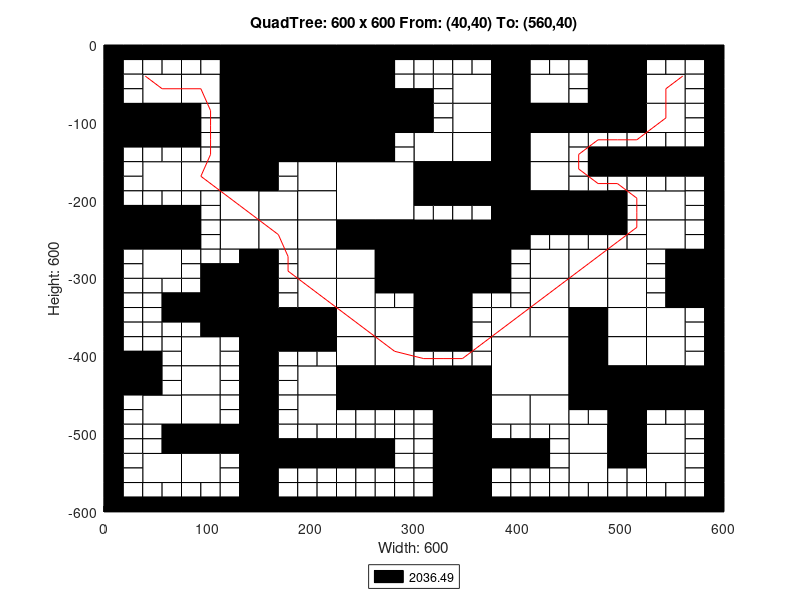

Write MATLAB code to recreate this figure.
axis([0 600 -600 0]);
title('QuadTree: 600 x 600 From: (40,40) To: (560,40)');
xlabel('Width: 600');
ylabel('Height: 600');
rectangle('Position',[150 -75 75 75], 'FaceColor',[0 0 0]);
rectangle('Position',[150 -150 75 75], 'FaceColor',[0 0 0]);
rectangle('Position',[225 -225 75 75], 'FaceColor',[1 1 1]);
rectangle('Position',[300 -300 75 75], 'FaceColor',[0 0 0]);
rectangle('Position',[375 -450 75 75], 'FaceColor',[1 1 1]);
rectangle('Position',[37.5 -75 37.5 37.5], 'FaceColor',[1 1 1]);
rectangle('Position',[112.5 -37.5 37.5 37.5], 'FaceColor',[0 0 0]);
rectangle('Position',[75 -75 37.5 37.5], 'FaceColor',[1 1 1]);
rectangle('Position',[112.5 -75 37.5 37.5], 'FaceColor',[0 0 0]);
rectangle('Position',[0 -112.5 37.5 37.5], 'FaceColor',[0 0 0]);
rectangle('Position',[37.5 -112.5 37.5 37.5], 'FaceColor',[0 0 0]);
rectangle('Position',[112.5 -112.5 37.5 37.5], 'FaceColor',[0 0 0]);
rectangle('Position',[112.5 -150 37.5 37.5], 'FaceColor',[0 0 0]);
rectangle('Position',[225 -37.5 37.5 37.5], 'FaceColor',[0 0 0]);
rectangle('Position',[225 -75 37.5 37.5], 'FaceColor',[0 0 0]);
rectangle('Position',[225 -112.5 37.5 37.5], 'FaceColor',[0 0 0]);
rectangle('Position',[262.5 -112.5 37.5 37.5], 'FaceColor',[0 0 0]);
rectangle('Position',[225 -150 37.5 37.5], 'FaceColor',[0 0 0]);
rectangle('Position',[37.5 -187.5 37.5 37.5], 'FaceColor',[1 1 1]);
rectangle('Position',[75 -187.5 37.5 37.5], 'FaceColor',[1 1 1]);
rectangle('Position',[112.5 -187.5 37.5 37.5], 'FaceColor',[0 0 0]);
rectangle('Position',[112.5 -225 37.5 37.5], 'FaceColor',[1 1 1]);
rectangle('Position',[0 -262.5 37.5 37.5], 'FaceColor',[0 0 0]);
rectangle('Position',[37.5 -262.5 37.5 37.5], 'FaceColor',[0 0 0]);
rectangle('Position',[37.5 -300 37.5 37.5], 'FaceColor',[1 1 1]);
rectangle('Position',[112.5 -262.5 37.5 37.5], 'FaceColor',[1 1 1]);
rectangle('Position',[187.5 -187.5 37.5 37.5], 'FaceColor',[1 1 1]);
rectangle('Position',[150 -225 37.5 37.5], 'FaceColor',[1 1 1]);
rectangle('Position',[187.5 -225 37.5 37.5], 'FaceColor',[1 1 1]);
rectangle('Position',[150 -262.5 37.5 37.5], 'FaceColor',[1 1 1]);
rectangle('Position',[187.5 -262.5 37.5 37.5], 'FaceColor',[1 1 1]);
rectangle('Position',[187.5 -300 37.5 37.5], 'FaceColor',[1 1 1]);
rectangle('Position',[225 -262.5 37.5 37.5], 'FaceColor',[0 0 0]);
rectangle('Position',[262.5 -262.5 37.5 37.5], 'FaceColor',[0 0 0]);
rectangle('Position',[225 -300 37.5 37.5], 'FaceColor',[1 1 1]);
rectangle('Position',[262.5 -300 37.5 37.5], 'FaceColor',[0 0 0]);
rectangle('Position',[337.5 -75 37.5 37.5], 'FaceColor',[1 1 1]);
rectangle('Position',[375 -37.5 37.5 37.5], 'FaceColor',[0 0 0]);
rectangle('Position',[375 -75 37.5 37.5], 'FaceColor',[0 0 0]);
rectangle('Position',[412.5 -75 37.5 37.5], 'FaceColor',[1 1 1]);
rectangle('Position',[337.5 -112.5 37.5 37.5], 'FaceColor',[1 1 1]);
rectangle('Position',[300 -150 37.5 37.5], 'FaceColor',[1 1 1]);
rectangle('Position',[337.5 -150 37.5 37.5], 'FaceColor',[1 1 1]);
rectangle('Position',[375 -112.5 37.5 37.5], 'FaceColor',[0 0 0]);
rectangle('Position',[412.5 -112.5 37.5 37.5], 'FaceColor',[0 0 0]);
rectangle('Position',[375 -150 37.5 37.5], 'FaceColor',[0 0 0]);
rectangle('Position',[412.5 -150 37.5 37.5], 'FaceColor',[1 1 1]);
rectangle('Position',[487.5 -37.5 37.5 37.5], 'FaceColor',[0 0 0]);
rectangle('Position',[487.5 -75 37.5 37.5], 'FaceColor',[0 0 0]);
rectangle('Position',[525 -75 37.5 37.5], 'FaceColor',[1 1 1]);
rectangle('Position',[450 -112.5 37.5 37.5], 'FaceColor',[0 0 0]);
rectangle('Position',[487.5 -112.5 37.5 37.5], 'FaceColor',[0 0 0]);
rectangle('Position',[525 -112.5 37.5 37.5], 'FaceColor',[1 1 1]);
rectangle('Position',[300 -187.5 37.5 37.5], 'FaceColor',[0 0 0]);
rectangle('Position',[337.5 -187.5 37.5 37.5], 'FaceColor',[0 0 0]);
rectangle('Position',[375 -187.5 37.5 37.5], 'FaceColor',[0 0 0]);
rectangle('Position',[412.5 -187.5 37.5 37.5], 'FaceColor',[1 1 1]);
rectangle('Position',[375 -225 37.5 37.5], 'FaceColor',[0 0 0]);
rectangle('Position',[412.5 -225 37.5 37.5], 'FaceColor',[0 0 0]);
rectangle('Position',[375 -262.5 37.5 37.5], 'FaceColor',[0 0 0]);
rectangle('Position',[412.5 -300 37.5 37.5], 'FaceColor',[1 1 1]);
rectangle('Position',[450 -225 37.5 37.5], 'FaceColor',[0 0 0]);
rectangle('Position',[525 -225 37.5 37.5], 'FaceColor',[1 1 1]);
rectangle('Position',[450 -300 37.5 37.5], 'FaceColor',[1 1 1]);
rectangle('Position',[487.5 -300 37.5 37.5], 'FaceColor',[1 1 1]);
rectangle('Position',[525 -262.5 37.5 37.5], 'FaceColor',[1 1 1]);
rectangle('Position',[562.5 -300 37.5 37.5], 'FaceColor',[0 0 0]);
rectangle('Position',[112.5 -337.5 37.5 37.5], 'FaceColor',[0 0 0]);
rectangle('Position',[112.5 -375 37.5 37.5], 'FaceColor',[0 0 0]);
rectangle('Position',[0 -450 37.5 37.5], 'FaceColor',[0 0 0]);
rectangle('Position',[75 -412.5 37.5 37.5], 'FaceColor',[1 1 1]);
rectangle('Position',[75 -450 37.5 37.5], 'FaceColor',[1 1 1]);
rectangle('Position',[187.5 -337.5 37.5 37.5], 'FaceColor',[1 1 1]);
rectangle('Position',[150 -375 37.5 37.5], 'FaceColor',[0 0 0]);
rectangle('Position',[187.5 -375 37.5 37.5], 'FaceColor',[0 0 0]);
rectangle('Position',[225 -337.5 37.5 37.5], 'FaceColor',[1 1 1]);
rectangle('Position',[225 -375 37.5 37.5], 'FaceColor',[1 1 1]);
rectangle('Position',[262.5 -375 37.5 37.5], 'FaceColor',[1 1 1]);
rectangle('Position',[187.5 -450 37.5 37.5], 'FaceColor',[1 1 1]);
rectangle('Position',[225 -412.5 37.5 37.5], 'FaceColor',[1 1 1]);
rectangle('Position',[262.5 -412.5 37.5 37.5], 'FaceColor',[1 1 1]);
rectangle('Position',[225 -450 37.5 37.5], 'FaceColor',[0 0 0]);
rectangle('Position',[262.5 -450 37.5 37.5], 'FaceColor',[0 0 0]);
rectangle('Position',[37.5 -487.5 37.5 37.5], 'FaceColor',[1 1 1]);
rectangle('Position',[75 -487.5 37.5 37.5], 'FaceColor',[1 1 1]);
rectangle('Position',[75 -525 37.5 37.5], 'FaceColor',[0 0 0]);
rectangle('Position',[112.5 -525 37.5 37.5], 'FaceColor',[0 0 0]);
rectangle('Position',[37.5 -562.5 37.5 37.5], 'FaceColor',[1 1 1]);
rectangle('Position',[75 -562.5 37.5 37.5], 'FaceColor',[1 1 1]);
rectangle('Position',[187.5 -487.5 37.5 37.5], 'FaceColor',[1 1 1]);
rectangle('Position',[300 -337.5 37.5 37.5], 'FaceColor',[0 0 0]);
rectangle('Position',[300 -375 37.5 37.5], 'FaceColor',[0 0 0]);
rectangle('Position',[412.5 -337.5 37.5 37.5], 'FaceColor',[1 1 1]);
rectangle('Position',[375 -375 37.5 37.5], 'FaceColor',[1 1 1]);
rectangle('Position',[412.5 -375 37.5 37.5], 'FaceColor',[1 1 1]);
rectangle('Position',[300 -450 37.5 37.5], 'FaceColor',[0 0 0]);
rectangle('Position',[337.5 -450 37.5 37.5], 'FaceColor',[0 0 0]);
rectangle('Position',[450 -337.5 37.5 37.5], 'FaceColor',[1 1 1]);
rectangle('Position',[487.5 -337.5 37.5 37.5], 'FaceColor',[1 1 1]);
rectangle('Position',[450 -375 37.5 37.5], 'FaceColor',[0 0 0]);
rectangle('Position',[487.5 -375 37.5 37.5], 'FaceColor',[1 1 1]);
rectangle('Position',[562.5 -337.5 37.5 37.5], 'FaceColor',[0 0 0]);
rectangle('Position',[525 -375 37.5 37.5], 'FaceColor',[1 1 1]);
rectangle('Position',[450 -412.5 37.5 37.5], 'FaceColor',[0 0 0]);
rectangle('Position',[487.5 -412.5 37.5 37.5], 'FaceColor',[1 1 1]);
rectangle('Position',[450 -450 37.5 37.5], 'FaceColor',[0 0 0]);
rectangle('Position',[487.5 -450 37.5 37.5], 'FaceColor',[0 0 0]);
rectangle('Position',[525 -412.5 37.5 37.5], 'FaceColor',[1 1 1]);
rectangle('Position',[525 -450 37.5 37.5], 'FaceColor',[0 0 0]);
rectangle('Position',[562.5 -450 37.5 37.5], 'FaceColor',[0 0 0]);
rectangle('Position',[337.5 -487.5 37.5 37.5], 'FaceColor',[0 0 0]);
rectangle('Position',[337.5 -525 37.5 37.5], 'FaceColor',[0 0 0]);
rectangle('Position',[375 -487.5 37.5 37.5], 'FaceColor',[1 1 1]);
rectangle('Position',[412.5 -487.5 37.5 37.5], 'FaceColor',[1 1 1]);
rectangle('Position',[337.5 -562.5 37.5 37.5], 'FaceColor',[0 0 0]);
rectangle('Position',[337.5 -600 37.5 37.5], 'FaceColor',[0 0 0]);
rectangle('Position',[487.5 -487.5 37.5 37.5], 'FaceColor',[0 0 0]);
rectangle('Position',[450 -525 37.5 37.5], 'FaceColor',[1 1 1]);
rectangle('Position',[487.5 -525 37.5 37.5], 'FaceColor',[0 0 0]);
rectangle('Position',[525 -525 37.5 37.5], 'FaceColor',[1 1 1]);
rectangle('Position',[450 -562.5 37.5 37.5], 'FaceColor',[1 1 1]);
rectangle('Position',[525 -562.5 37.5 37.5], 'FaceColor',[1 1 1]);
rectangle('Position',[0 -18.75 18.75 18.75], 'FaceColor',[0 0 0]);
rectangle('Position',[18.75 -18.75 18.75 18.75], 'FaceColor',[0 0 0]);
rectangle('Position',[0 -37.5 18.75 18.75], 'FaceColor',[0 0 0]);
rectangle('Position',[18.75 -37.5 18.75 18.75], 'FaceColor',[1 1 1]);
rectangle('Position',[37.5 -18.75 18.75 18.75], 'FaceColor',[0 0 0]);
rectangle('Position',[56.25 -18.75 18.75 18.75], 'FaceColor',[0 0 0]);
rectangle('Position',[37.5 -37.5 18.75 18.75], 'FaceColor',[1 1 1]);
rectangle('Position',[56.25 -37.5 18.75 18.75], 'FaceColor',[1 1 1]);
rectangle('Position',[0 -56.25 18.75 18.75], 'FaceColor',[0 0 0]);
rectangle('Position',[18.75 -56.25 18.75 18.75], 'FaceColor',[1 1 1]);
rectangle('Position',[0 -75 18.75 18.75], 'FaceColor',[0 0 0]);
rectangle('Position',[18.75 -75 18.75 18.75], 'FaceColor',[1 1 1]);
rectangle('Position',[75 -18.75 18.75 18.75], 'FaceColor',[0 0 0]);
rectangle('Position',[93.75 -18.75 18.75 18.75], 'FaceColor',[0 0 0]);
rectangle('Position',[75 -37.5 18.75 18.75], 'FaceColor',[1 1 1]);
rectangle('Position',[93.75 -37.5 18.75 18.75], 'FaceColor',[1 1 1]);
rectangle('Position',[0 -131.25 18.75 18.75], 'FaceColor',[0 0 0]);
rectangle('Position',[18.75 -131.25 18.75 18.75], 'FaceColor',[0 0 0]);
rectangle('Position',[0 -150 18.75 18.75], 'FaceColor',[0 0 0]);
rectangle('Position',[18.75 -150 18.75 18.75], 'FaceColor',[1 1 1]);
rectangle('Position',[37.5 -131.25 18.75 18.75], 'FaceColor',[0 0 0]);
rectangle('Position',[56.25 -131.25 18.75 18.75], 'FaceColor',[0 0 0]);
rectangle('Position',[37.5 -150 18.75 18.75], 'FaceColor',[1 1 1]);
rectangle('Position',[56.25 -150 18.75 18.75], 'FaceColor',[1 1 1]);
rectangle('Position',[75 -93.75 18.75 18.75], 'FaceColor',[0 0 0]);
rectangle('Position',[93.75 -93.75 18.75 18.75], 'FaceColor',[1 1 1]);
rectangle('Position',[75 -112.5 18.75 18.75], 'FaceColor',[0 0 0]);
rectangle('Position',[93.75 -112.5 18.75 18.75], 'FaceColor',[1 1 1]);
rectangle('Position',[75 -131.25 18.75 18.75], 'FaceColor',[0 0 0]);
rectangle('Position',[93.75 -131.25 18.75 18.75], 'FaceColor',[1 1 1]);
rectangle('Position',[75 -150 18.75 18.75], 'FaceColor',[1 1 1]);
rectangle('Position',[93.75 -150 18.75 18.75], 'FaceColor',[1 1 1]);
rectangle('Position',[262.5 -18.75 18.75 18.75], 'FaceColor',[0 0 0]);
rectangle('Position',[281.25 -18.75 18.75 18.75], 'FaceColor',[0 0 0]);
rectangle('Position',[262.5 -37.5 18.75 18.75], 'FaceColor',[0 0 0]);
rectangle('Position',[281.25 -37.5 18.75 18.75], 'FaceColor',[1 1 1]);
rectangle('Position',[262.5 -56.25 18.75 18.75], 'FaceColor',[0 0 0]);
rectangle('Position',[281.25 -56.25 18.75 18.75], 'FaceColor',[1 1 1]);
rectangle('Position',[262.5 -75 18.75 18.75], 'FaceColor',[0 0 0]);
rectangle('Position',[281.25 -75 18.75 18.75], 'FaceColor',[0 0 0]);
rectangle('Position',[262.5 -131.25 18.75 18.75], 'FaceColor',[0 0 0]);
rectangle('Position',[281.25 -131.25 18.75 18.75], 'FaceColor',[1 1 1]);
rectangle('Position',[262.5 -150 18.75 18.75], 'FaceColor',[0 0 0]);
rectangle('Position',[281.25 -150 18.75 18.75], 'FaceColor',[1 1 1]);
rectangle('Position',[0 -168.75 18.75 18.75], 'FaceColor',[0 0 0]);
rectangle('Position',[18.75 -168.75 18.75 18.75], 'FaceColor',[1 1 1]);
rectangle('Position',[0 -187.5 18.75 18.75], 'FaceColor',[0 0 0]);
rectangle('Position',[18.75 -187.5 18.75 18.75], 'FaceColor',[1 1 1]);
rectangle('Position',[0 -206.25 18.75 18.75], 'FaceColor',[0 0 0]);
rectangle('Position',[18.75 -206.25 18.75 18.75], 'FaceColor',[1 1 1]);
rectangle('Position',[0 -225 18.75 18.75], 'FaceColor',[0 0 0]);
rectangle('Position',[18.75 -225 18.75 18.75], 'FaceColor',[0 0 0]);
rectangle('Position',[37.5 -206.25 18.75 18.75], 'FaceColor',[1 1 1]);
rectangle('Position',[56.25 -206.25 18.75 18.75], 'FaceColor',[1 1 1]);
rectangle('Position',[37.5 -225 18.75 18.75], 'FaceColor',[0 0 0]);
rectangle('Position',[56.25 -225 18.75 18.75], 'FaceColor',[0 0 0]);
rectangle('Position',[75 -206.25 18.75 18.75], 'FaceColor',[1 1 1]);
rectangle('Position',[93.75 -206.25 18.75 18.75], 'FaceColor',[1 1 1]);
rectangle('Position',[75 -225 18.75 18.75], 'FaceColor',[0 0 0]);
rectangle('Position',[93.75 -225 18.75 18.75], 'FaceColor',[1 1 1]);
rectangle('Position',[0 -281.25 18.75 18.75], 'FaceColor',[0 0 0]);
rectangle('Position',[18.75 -281.25 18.75 18.75], 'FaceColor',[1 1 1]);
rectangle('Position',[0 -300 18.75 18.75], 'FaceColor',[0 0 0]);
rectangle('Position',[18.75 -300 18.75 18.75], 'FaceColor',[1 1 1]);
rectangle('Position',[75 -243.75 18.75 18.75], 'FaceColor',[0 0 0]);
rectangle('Position',[93.75 -243.75 18.75 18.75], 'FaceColor',[1 1 1]);
rectangle('Position',[75 -262.5 18.75 18.75], 'FaceColor',[0 0 0]);
rectangle('Position',[93.75 -262.5 18.75 18.75], 'FaceColor',[1 1 1]);
rectangle('Position',[75 -281.25 18.75 18.75], 'FaceColor',[1 1 1]);
rectangle('Position',[93.75 -281.25 18.75 18.75], 'FaceColor',[1 1 1]);
rectangle('Position',[75 -300 18.75 18.75], 'FaceColor',[1 1 1]);
rectangle('Position',[93.75 -300 18.75 18.75], 'FaceColor',[0 0 0]);
rectangle('Position',[112.5 -281.25 18.75 18.75], 'FaceColor',[1 1 1]);
rectangle('Position',[131.25 -281.25 18.75 18.75], 'FaceColor',[0 0 0]);
rectangle('Position',[112.5 -300 18.75 18.75], 'FaceColor',[0 0 0]);
rectangle('Position',[131.25 -300 18.75 18.75], 'FaceColor',[0 0 0]);
rectangle('Position',[150 -168.75 18.75 18.75], 'FaceColor',[0 0 0]);
rectangle('Position',[168.75 -168.75 18.75 18.75], 'FaceColor',[1 1 1]);
rectangle('Position',[150 -187.5 18.75 18.75], 'FaceColor',[0 0 0]);
rectangle('Position',[168.75 -187.5 18.75 18.75], 'FaceColor',[1 1 1]);
rectangle('Position',[150 -281.25 18.75 18.75], 'FaceColor',[0 0 0]);
rectangle('Position',[168.75 -281.25 18.75 18.75], 'FaceColor',[1 1 1]);
rectangle('Position',[150 -300 18.75 18.75], 'FaceColor',[0 0 0]);
rectangle('Position',[168.75 -300 18.75 18.75], 'FaceColor',[1 1 1]);
rectangle('Position',[300 -18.75 18.75 18.75], 'FaceColor',[0 0 0]);
rectangle('Position',[318.75 -18.75 18.75 18.75], 'FaceColor',[0 0 0]);
rectangle('Position',[300 -37.5 18.75 18.75], 'FaceColor',[1 1 1]);
rectangle('Position',[318.75 -37.5 18.75 18.75], 'FaceColor',[1 1 1]);
rectangle('Position',[337.5 -18.75 18.75 18.75], 'FaceColor',[0 0 0]);
rectangle('Position',[356.25 -18.75 18.75 18.75], 'FaceColor',[0 0 0]);
rectangle('Position',[337.5 -37.5 18.75 18.75], 'FaceColor',[1 1 1]);
rectangle('Position',[356.25 -37.5 18.75 18.75], 'FaceColor',[1 1 1]);
rectangle('Position',[300 -56.25 18.75 18.75], 'FaceColor',[1 1 1]);
rectangle('Position',[318.75 -56.25 18.75 18.75], 'FaceColor',[1 1 1]);
rectangle('Position',[300 -75 18.75 18.75], 'FaceColor',[0 0 0]);
rectangle('Position',[318.75 -75 18.75 18.75], 'FaceColor',[1 1 1]);
rectangle('Position',[412.5 -18.75 18.75 18.75], 'FaceColor',[0 0 0]);
rectangle('Position',[431.25 -18.75 18.75 18.75], 'FaceColor',[0 0 0]);
rectangle('Position',[412.5 -37.5 18.75 18.75], 'FaceColor',[1 1 1]);
rectangle('Position',[431.25 -37.5 18.75 18.75], 'FaceColor',[1 1 1]);
rectangle('Position',[300 -93.75 18.75 18.75], 'FaceColor',[0 0 0]);
rectangle('Position',[318.75 -93.75 18.75 18.75], 'FaceColor',[1 1 1]);
rectangle('Position',[300 -112.5 18.75 18.75], 'FaceColor',[0 0 0]);
rectangle('Position',[318.75 -112.5 18.75 18.75], 'FaceColor',[1 1 1]);
rectangle('Position',[450 -18.75 18.75 18.75], 'FaceColor',[0 0 0]);
rectangle('Position',[468.75 -18.75 18.75 18.75], 'FaceColor',[0 0 0]);
rectangle('Position',[450 -37.5 18.75 18.75], 'FaceColor',[1 1 1]);
rectangle('Position',[468.75 -37.5 18.75 18.75], 'FaceColor',[0 0 0]);
rectangle('Position',[450 -56.25 18.75 18.75], 'FaceColor',[1 1 1]);
rectangle('Position',[468.75 -56.25 18.75 18.75], 'FaceColor',[0 0 0]);
rectangle('Position',[450 -75 18.75 18.75], 'FaceColor',[1 1 1]);
rectangle('Position',[468.75 -75 18.75 18.75], 'FaceColor',[0 0 0]);
rectangle('Position',[525 -18.75 18.75 18.75], 'FaceColor',[0 0 0]);
rectangle('Position',[543.75 -18.75 18.75 18.75], 'FaceColor',[0 0 0]);
rectangle('Position',[525 -37.5 18.75 18.75], 'FaceColor',[1 1 1]);
rectangle('Position',[543.75 -37.5 18.75 18.75], 'FaceColor',[1 1 1]);
rectangle('Position',[562.5 -18.75 18.75 18.75], 'FaceColor',[0 0 0]);
rectangle('Position',[581.25 -18.75 18.75 18.75], 'FaceColor',[0 0 0]);
rectangle('Position',[562.5 -37.5 18.75 18.75], 'FaceColor',[1 1 1]);
rectangle('Position',[581.25 -37.5 18.75 18.75], 'FaceColor',[0 0 0]);
rectangle('Position',[562.5 -56.25 18.75 18.75], 'FaceColor',[1 1 1]);
rectangle('Position',[581.25 -56.25 18.75 18.75], 'FaceColor',[0 0 0]);
rectangle('Position',[562.5 -75 18.75 18.75], 'FaceColor',[1 1 1]);
rectangle('Position',[581.25 -75 18.75 18.75], 'FaceColor',[0 0 0]);
rectangle('Position',[450 -131.25 18.75 18.75], 'FaceColor',[1 1 1]);
rectangle('Position',[468.75 -131.25 18.75 18.75], 'FaceColor',[1 1 1]);
rectangle('Position',[450 -150 18.75 18.75], 'FaceColor',[1 1 1]);
rectangle('Position',[468.75 -150 18.75 18.75], 'FaceColor',[0 0 0]);
rectangle('Position',[487.5 -131.25 18.75 18.75], 'FaceColor',[1 1 1]);
rectangle('Position',[506.25 -131.25 18.75 18.75], 'FaceColor',[1 1 1]);
rectangle('Position',[487.5 -150 18.75 18.75], 'FaceColor',[0 0 0]);
rectangle('Position',[506.25 -150 18.75 18.75], 'FaceColor',[0 0 0]);
rectangle('Position',[562.5 -93.75 18.75 18.75], 'FaceColor',[1 1 1]);
rectangle('Position',[581.25 -93.75 18.75 18.75], 'FaceColor',[0 0 0]);
rectangle('Position',[562.5 -112.5 18.75 18.75], 'FaceColor',[1 1 1]);
rectangle('Position',[581.25 -112.5 18.75 18.75], 'FaceColor',[0 0 0]);
rectangle('Position',[525 -131.25 18.75 18.75], 'FaceColor',[1 1 1]);
rectangle('Position',[543.75 -131.25 18.75 18.75], 'FaceColor',[1 1 1]);
rectangle('Position',[525 -150 18.75 18.75], 'FaceColor',[0 0 0]);
rectangle('Position',[543.75 -150 18.75 18.75], 'FaceColor',[0 0 0]);
rectangle('Position',[562.5 -131.25 18.75 18.75], 'FaceColor',[1 1 1]);
rectangle('Position',[581.25 -131.25 18.75 18.75], 'FaceColor',[0 0 0]);
rectangle('Position',[562.5 -150 18.75 18.75], 'FaceColor',[0 0 0]);
rectangle('Position',[581.25 -150 18.75 18.75], 'FaceColor',[0 0 0]);
rectangle('Position',[300 -206.25 18.75 18.75], 'FaceColor',[0 0 0]);
rectangle('Position',[318.75 -206.25 18.75 18.75], 'FaceColor',[0 0 0]);
rectangle('Position',[300 -225 18.75 18.75], 'FaceColor',[1 1 1]);
rectangle('Position',[318.75 -225 18.75 18.75], 'FaceColor',[1 1 1]);
rectangle('Position',[337.5 -206.25 18.75 18.75], 'FaceColor',[0 0 0]);
rectangle('Position',[356.25 -206.25 18.75 18.75], 'FaceColor',[0 0 0]);
rectangle('Position',[337.5 -225 18.75 18.75], 'FaceColor',[1 1 1]);
rectangle('Position',[356.25 -225 18.75 18.75], 'FaceColor',[1 1 1]);
rectangle('Position',[412.5 -243.75 18.75 18.75], 'FaceColor',[0 0 0]);
rectangle('Position',[431.25 -243.75 18.75 18.75], 'FaceColor',[0 0 0]);
rectangle('Position',[412.5 -262.5 18.75 18.75], 'FaceColor',[1 1 1]);
rectangle('Position',[431.25 -262.5 18.75 18.75], 'FaceColor',[1 1 1]);
rectangle('Position',[375 -281.25 18.75 18.75], 'FaceColor',[0 0 0]);
rectangle('Position',[393.75 -281.25 18.75 18.75], 'FaceColor',[1 1 1]);
rectangle('Position',[375 -300 18.75 18.75], 'FaceColor',[0 0 0]);
rectangle('Position',[393.75 -300 18.75 18.75], 'FaceColor',[1 1 1]);
rectangle('Position',[450 -168.75 18.75 18.75], 'FaceColor',[1 1 1]);
rectangle('Position',[468.75 -168.75 18.75 18.75], 'FaceColor',[0 0 0]);
rectangle('Position',[450 -187.5 18.75 18.75], 'FaceColor',[1 1 1]);
rectangle('Position',[468.75 -187.5 18.75 18.75], 'FaceColor',[1 1 1]);
rectangle('Position',[487.5 -168.75 18.75 18.75], 'FaceColor',[0 0 0]);
rectangle('Position',[506.25 -168.75 18.75 18.75], 'FaceColor',[0 0 0]);
rectangle('Position',[487.5 -187.5 18.75 18.75], 'FaceColor',[1 1 1]);
rectangle('Position',[506.25 -187.5 18.75 18.75], 'FaceColor',[1 1 1]);
rectangle('Position',[487.5 -206.25 18.75 18.75], 'FaceColor',[0 0 0]);
rectangle('Position',[506.25 -206.25 18.75 18.75], 'FaceColor',[1 1 1]);
rectangle('Position',[487.5 -225 18.75 18.75], 'FaceColor',[0 0 0]);
rectangle('Position',[506.25 -225 18.75 18.75], 'FaceColor',[1 1 1]);
rectangle('Position',[525 -168.75 18.75 18.75], 'FaceColor',[0 0 0]);
rectangle('Position',[543.75 -168.75 18.75 18.75], 'FaceColor',[0 0 0]);
rectangle('Position',[525 -187.5 18.75 18.75], 'FaceColor',[1 1 1]);
rectangle('Position',[543.75 -187.5 18.75 18.75], 'FaceColor',[1 1 1]);
rectangle('Position',[562.5 -168.75 18.75 18.75], 'FaceColor',[0 0 0]);
rectangle('Position',[581.25 -168.75 18.75 18.75], 'FaceColor',[0 0 0]);
rectangle('Position',[562.5 -187.5 18.75 18.75], 'FaceColor',[1 1 1]);
rectangle('Position',[581.25 -187.5 18.75 18.75], 'FaceColor',[0 0 0]);
rectangle('Position',[562.5 -206.25 18.75 18.75], 'FaceColor',[1 1 1]);
rectangle('Position',[581.25 -206.25 18.75 18.75], 'FaceColor',[0 0 0]);
rectangle('Position',[562.5 -225 18.75 18.75], 'FaceColor',[1 1 1]);
rectangle('Position',[581.25 -225 18.75 18.75], 'FaceColor',[0 0 0]);
rectangle('Position',[450 -243.75 18.75 18.75], 'FaceColor',[0 0 0]);
rectangle('Position',[468.75 -243.75 18.75 18.75], 'FaceColor',[0 0 0]);
rectangle('Position',[450 -262.5 18.75 18.75], 'FaceColor',[1 1 1]);
rectangle('Position',[468.75 -262.5 18.75 18.75], 'FaceColor',[1 1 1]);
rectangle('Position',[487.5 -243.75 18.75 18.75], 'FaceColor',[0 0 0]);
rectangle('Position',[506.25 -243.75 18.75 18.75], 'FaceColor',[1 1 1]);
rectangle('Position',[487.5 -262.5 18.75 18.75], 'FaceColor',[1 1 1]);
rectangle('Position',[506.25 -262.5 18.75 18.75], 'FaceColor',[1 1 1]);
rectangle('Position',[562.5 -243.75 18.75 18.75], 'FaceColor',[1 1 1]);
rectangle('Position',[581.25 -243.75 18.75 18.75], 'FaceColor',[0 0 0]);
rectangle('Position',[562.5 -262.5 18.75 18.75], 'FaceColor',[1 1 1]);
rectangle('Position',[581.25 -262.5 18.75 18.75], 'FaceColor',[0 0 0]);
rectangle('Position',[525 -281.25 18.75 18.75], 'FaceColor',[1 1 1]);
rectangle('Position',[543.75 -281.25 18.75 18.75], 'FaceColor',[0 0 0]);
rectangle('Position',[525 -300 18.75 18.75], 'FaceColor',[1 1 1]);
rectangle('Position',[543.75 -300 18.75 18.75], 'FaceColor',[0 0 0]);
rectangle('Position',[0 -318.75 18.75 18.75], 'FaceColor',[0 0 0]);
rectangle('Position',[18.75 -318.75 18.75 18.75], 'FaceColor',[1 1 1]);
rectangle('Position',[0 -337.5 18.75 18.75], 'FaceColor',[0 0 0]);
rectangle('Position',[18.75 -337.5 18.75 18.75], 'FaceColor',[1 1 1]);
rectangle('Position',[37.5 -318.75 18.75 18.75], 'FaceColor',[1 1 1]);
rectangle('Position',[56.25 -318.75 18.75 18.75], 'FaceColor',[1 1 1]);
rectangle('Position',[37.5 -337.5 18.75 18.75], 'FaceColor',[1 1 1]);
rectangle('Position',[56.25 -337.5 18.75 18.75], 'FaceColor',[0 0 0]);
rectangle('Position',[0 -356.25 18.75 18.75], 'FaceColor',[0 0 0]);
rectangle('Position',[18.75 -356.25 18.75 18.75], 'FaceColor',[1 1 1]);
rectangle('Position',[0 -375 18.75 18.75], 'FaceColor',[0 0 0]);
rectangle('Position',[18.75 -375 18.75 18.75], 'FaceColor',[1 1 1]);
rectangle('Position',[37.5 -356.25 18.75 18.75], 'FaceColor',[1 1 1]);
rectangle('Position',[56.25 -356.25 18.75 18.75], 'FaceColor',[0 0 0]);
rectangle('Position',[37.5 -375 18.75 18.75], 'FaceColor',[1 1 1]);
rectangle('Position',[56.25 -375 18.75 18.75], 'FaceColor',[1 1 1]);
rectangle('Position',[75 -318.75 18.75 18.75], 'FaceColor',[1 1 1]);
rectangle('Position',[93.75 -318.75 18.75 18.75], 'FaceColor',[0 0 0]);
rectangle('Position',[75 -337.5 18.75 18.75], 'FaceColor',[0 0 0]);
rectangle('Position',[93.75 -337.5 18.75 18.75], 'FaceColor',[0 0 0]);
rectangle('Position',[75 -356.25 18.75 18.75], 'FaceColor',[0 0 0]);
rectangle('Position',[93.75 -356.25 18.75 18.75], 'FaceColor',[0 0 0]);
rectangle('Position',[75 -375 18.75 18.75], 'FaceColor',[1 1 1]);
rectangle('Position',[93.75 -375 18.75 18.75], 'FaceColor',[0 0 0]);
rectangle('Position',[0 -393.75 18.75 18.75], 'FaceColor',[0 0 0]);
rectangle('Position',[18.75 -393.75 18.75 18.75], 'FaceColor',[1 1 1]);
rectangle('Position',[0 -412.5 18.75 18.75], 'FaceColor',[0 0 0]);
rectangle('Position',[18.75 -412.5 18.75 18.75], 'FaceColor',[0 0 0]);
rectangle('Position',[37.5 -393.75 18.75 18.75], 'FaceColor',[1 1 1]);
rectangle('Position',[56.25 -393.75 18.75 18.75], 'FaceColor',[1 1 1]);
rectangle('Position',[37.5 -412.5 18.75 18.75], 'FaceColor',[0 0 0]);
rectangle('Position',[56.25 -412.5 18.75 18.75], 'FaceColor',[1 1 1]);
rectangle('Position',[37.5 -431.25 18.75 18.75], 'FaceColor',[0 0 0]);
rectangle('Position',[56.25 -431.25 18.75 18.75], 'FaceColor',[1 1 1]);
rectangle('Position',[37.5 -450 18.75 18.75], 'FaceColor',[0 0 0]);
rectangle('Position',[56.25 -450 18.75 18.75], 'FaceColor',[1 1 1]);
rectangle('Position',[112.5 -393.75 18.75 18.75], 'FaceColor',[1 1 1]);
rectangle('Position',[131.25 -393.75 18.75 18.75], 'FaceColor',[0 0 0]);
rectangle('Position',[112.5 -412.5 18.75 18.75], 'FaceColor',[1 1 1]);
rectangle('Position',[131.25 -412.5 18.75 18.75], 'FaceColor',[0 0 0]);
rectangle('Position',[112.5 -431.25 18.75 18.75], 'FaceColor',[1 1 1]);
rectangle('Position',[131.25 -431.25 18.75 18.75], 'FaceColor',[0 0 0]);
rectangle('Position',[112.5 -450 18.75 18.75], 'FaceColor',[1 1 1]);
rectangle('Position',[131.25 -450 18.75 18.75], 'FaceColor',[0 0 0]);
rectangle('Position',[150 -318.75 18.75 18.75], 'FaceColor',[0 0 0]);
rectangle('Position',[168.75 -318.75 18.75 18.75], 'FaceColor',[1 1 1]);
rectangle('Position',[150 -337.5 18.75 18.75], 'FaceColor',[0 0 0]);
rectangle('Position',[168.75 -337.5 18.75 18.75], 'FaceColor',[1 1 1]);
rectangle('Position',[262.5 -318.75 18.75 18.75], 'FaceColor',[0 0 0]);
rectangle('Position',[281.25 -318.75 18.75 18.75], 'FaceColor',[0 0 0]);
rectangle('Position',[262.5 -337.5 18.75 18.75], 'FaceColor',[1 1 1]);
rectangle('Position',[281.25 -337.5 18.75 18.75], 'FaceColor',[1 1 1]);
rectangle('Position',[150 -393.75 18.75 18.75], 'FaceColor',[0 0 0]);
rectangle('Position',[168.75 -393.75 18.75 18.75], 'FaceColor',[0 0 0]);
rectangle('Position',[150 -412.5 18.75 18.75], 'FaceColor',[0 0 0]);
rectangle('Position',[168.75 -412.5 18.75 18.75], 'FaceColor',[1 1 1]);
rectangle('Position',[187.5 -393.75 18.75 18.75], 'FaceColor',[0 0 0]);
rectangle('Position',[206.25 -393.75 18.75 18.75], 'FaceColor',[0 0 0]);
rectangle('Position',[187.5 -412.5 18.75 18.75], 'FaceColor',[1 1 1]);
rectangle('Position',[206.25 -412.5 18.75 18.75], 'FaceColor',[1 1 1]);
rectangle('Position',[150 -431.25 18.75 18.75], 'FaceColor',[0 0 0]);
rectangle('Position',[168.75 -431.25 18.75 18.75], 'FaceColor',[1 1 1]);
rectangle('Position',[150 -450 18.75 18.75], 'FaceColor',[0 0 0]);
rectangle('Position',[168.75 -450 18.75 18.75], 'FaceColor',[1 1 1]);
rectangle('Position',[0 -468.75 18.75 18.75], 'FaceColor',[0 0 0]);
rectangle('Position',[18.75 -468.75 18.75 18.75], 'FaceColor',[1 1 1]);
rectangle('Position',[0 -487.5 18.75 18.75], 'FaceColor',[0 0 0]);
rectangle('Position',[18.75 -487.5 18.75 18.75], 'FaceColor',[1 1 1]);
rectangle('Position',[0 -506.25 18.75 18.75], 'FaceColor',[0 0 0]);
rectangle('Position',[18.75 -506.25 18.75 18.75], 'FaceColor',[1 1 1]);
rectangle('Position',[0 -525 18.75 18.75], 'FaceColor',[0 0 0]);
rectangle('Position',[18.75 -525 18.75 18.75], 'FaceColor',[1 1 1]);
rectangle('Position',[37.5 -506.25 18.75 18.75], 'FaceColor',[1 1 1]);
rectangle('Position',[56.25 -506.25 18.75 18.75], 'FaceColor',[0 0 0]);
rectangle('Position',[37.5 -525 18.75 18.75], 'FaceColor',[1 1 1]);
rectangle('Position',[56.25 -525 18.75 18.75], 'FaceColor',[0 0 0]);
rectangle('Position',[112.5 -468.75 18.75 18.75], 'FaceColor',[1 1 1]);
rectangle('Position',[131.25 -468.75 18.75 18.75], 'FaceColor',[0 0 0]);
rectangle('Position',[112.5 -487.5 18.75 18.75], 'FaceColor',[1 1 1]);
rectangle('Position',[131.25 -487.5 18.75 18.75], 'FaceColor',[0 0 0]);
rectangle('Position',[0 -543.75 18.75 18.75], 'FaceColor',[0 0 0]);
rectangle('Position',[18.75 -543.75 18.75 18.75], 'FaceColor',[1 1 1]);
rectangle('Position',[0 -562.5 18.75 18.75], 'FaceColor',[0 0 0]);
rectangle('Position',[18.75 -562.5 18.75 18.75], 'FaceColor',[1 1 1]);
rectangle('Position',[0 -581.25 18.75 18.75], 'FaceColor',[0 0 0]);
rectangle('Position',[18.75 -581.25 18.75 18.75], 'FaceColor',[1 1 1]);
rectangle('Position',[0 -600 18.75 18.75], 'FaceColor',[0 0 0]);
rectangle('Position',[18.75 -600 18.75 18.75], 'FaceColor',[0 0 0]);
rectangle('Position',[37.5 -581.25 18.75 18.75], 'FaceColor',[1 1 1]);
rectangle('Position',[56.25 -581.25 18.75 18.75], 'FaceColor',[1 1 1]);
rectangle('Position',[37.5 -600 18.75 18.75], 'FaceColor',[0 0 0]);
rectangle('Position',[56.25 -600 18.75 18.75], 'FaceColor',[0 0 0]);
rectangle('Position',[112.5 -543.75 18.75 18.75], 'FaceColor',[1 1 1]);
rectangle('Position',[131.25 -543.75 18.75 18.75], 'FaceColor',[0 0 0]);
rectangle('Position',[112.5 -562.5 18.75 18.75], 'FaceColor',[1 1 1]);
rectangle('Position',[131.25 -562.5 18.75 18.75], 'FaceColor',[0 0 0]);
rectangle('Position',[75 -581.25 18.75 18.75], 'FaceColor',[1 1 1]);
rectangle('Position',[93.75 -581.25 18.75 18.75], 'FaceColor',[1 1 1]);
rectangle('Position',[75 -600 18.75 18.75], 'FaceColor',[0 0 0]);
rectangle('Position',[93.75 -600 18.75 18.75], 'FaceColor',[0 0 0]);
rectangle('Position',[112.5 -581.25 18.75 18.75], 'FaceColor',[1 1 1]);
rectangle('Position',[131.25 -581.25 18.75 18.75], 'FaceColor',[0 0 0]);
rectangle('Position',[112.5 -600 18.75 18.75], 'FaceColor',[0 0 0]);
rectangle('Position',[131.25 -600 18.75 18.75], 'FaceColor',[0 0 0]);
rectangle('Position',[150 -468.75 18.75 18.75], 'FaceColor',[0 0 0]);
rectangle('Position',[168.75 -468.75 18.75 18.75], 'FaceColor',[1 1 1]);
rectangle('Position',[150 -487.5 18.75 18.75], 'FaceColor',[0 0 0]);
rectangle('Position',[168.75 -487.5 18.75 18.75], 'FaceColor',[1 1 1]);
rectangle('Position',[150 -506.25 18.75 18.75], 'FaceColor',[0 0 0]);
rectangle('Position',[168.75 -506.25 18.75 18.75], 'FaceColor',[1 1 1]);
rectangle('Position',[150 -525 18.75 18.75], 'FaceColor',[0 0 0]);
rectangle('Position',[168.75 -525 18.75 18.75], 'FaceColor',[0 0 0]);
rectangle('Position',[187.5 -506.25 18.75 18.75], 'FaceColor',[1 1 1]);
rectangle('Position',[206.25 -506.25 18.75 18.75], 'FaceColor',[1 1 1]);
rectangle('Position',[187.5 -525 18.75 18.75], 'FaceColor',[0 0 0]);
rectangle('Position',[206.25 -525 18.75 18.75], 'FaceColor',[0 0 0]);
rectangle('Position',[225 -468.75 18.75 18.75], 'FaceColor',[0 0 0]);
rectangle('Position',[243.75 -468.75 18.75 18.75], 'FaceColor',[0 0 0]);
rectangle('Position',[225 -487.5 18.75 18.75], 'FaceColor',[1 1 1]);
rectangle('Position',[243.75 -487.5 18.75 18.75], 'FaceColor',[1 1 1]);
rectangle('Position',[262.5 -468.75 18.75 18.75], 'FaceColor',[0 0 0]);
rectangle('Position',[281.25 -468.75 18.75 18.75], 'FaceColor',[0 0 0]);
rectangle('Position',[262.5 -487.5 18.75 18.75], 'FaceColor',[1 1 1]);
rectangle('Position',[281.25 -487.5 18.75 18.75], 'FaceColor',[1 1 1]);
rectangle('Position',[225 -506.25 18.75 18.75], 'FaceColor',[1 1 1]);
rectangle('Position',[243.75 -506.25 18.75 18.75], 'FaceColor',[1 1 1]);
rectangle('Position',[225 -525 18.75 18.75], 'FaceColor',[0 0 0]);
rectangle('Position',[243.75 -525 18.75 18.75], 'FaceColor',[0 0 0]);
rectangle('Position',[262.5 -506.25 18.75 18.75], 'FaceColor',[1 1 1]);
rectangle('Position',[281.25 -506.25 18.75 18.75], 'FaceColor',[1 1 1]);
rectangle('Position',[262.5 -525 18.75 18.75], 'FaceColor',[0 0 0]);
rectangle('Position',[281.25 -525 18.75 18.75], 'FaceColor',[1 1 1]);
rectangle('Position',[150 -543.75 18.75 18.75], 'FaceColor',[0 0 0]);
rectangle('Position',[168.75 -543.75 18.75 18.75], 'FaceColor',[0 0 0]);
rectangle('Position',[150 -562.5 18.75 18.75], 'FaceColor',[0 0 0]);
rectangle('Position',[168.75 -562.5 18.75 18.75], 'FaceColor',[1 1 1]);
rectangle('Position',[187.5 -543.75 18.75 18.75], 'FaceColor',[0 0 0]);
rectangle('Position',[206.25 -543.75 18.75 18.75], 'FaceColor',[0 0 0]);
rectangle('Position',[187.5 -562.5 18.75 18.75], 'FaceColor',[1 1 1]);
rectangle('Position',[206.25 -562.5 18.75 18.75], 'FaceColor',[1 1 1]);
rectangle('Position',[150 -581.25 18.75 18.75], 'FaceColor',[0 0 0]);
rectangle('Position',[168.75 -581.25 18.75 18.75], 'FaceColor',[1 1 1]);
rectangle('Position',[150 -600 18.75 18.75], 'FaceColor',[0 0 0]);
rectangle('Position',[168.75 -600 18.75 18.75], 'FaceColor',[0 0 0]);
rectangle('Position',[187.5 -581.25 18.75 18.75], 'FaceColor',[1 1 1]);
rectangle('Position',[206.25 -581.25 18.75 18.75], 'FaceColor',[1 1 1]);
rectangle('Position',[187.5 -600 18.75 18.75], 'FaceColor',[0 0 0]);
rectangle('Position',[206.25 -600 18.75 18.75], 'FaceColor',[0 0 0]);
rectangle('Position',[225 -543.75 18.75 18.75], 'FaceColor',[0 0 0]);
rectangle('Position',[243.75 -543.75 18.75 18.75], 'FaceColor',[0 0 0]);
rectangle('Position',[225 -562.5 18.75 18.75], 'FaceColor',[1 1 1]);
rectangle('Position',[243.75 -562.5 18.75 18.75], 'FaceColor',[1 1 1]);
rectangle('Position',[262.5 -543.75 18.75 18.75], 'FaceColor',[0 0 0]);
rectangle('Position',[281.25 -543.75 18.75 18.75], 'FaceColor',[1 1 1]);
rectangle('Position',[262.5 -562.5 18.75 18.75], 'FaceColor',[1 1 1]);
rectangle('Position',[281.25 -562.5 18.75 18.75], 'FaceColor',[1 1 1]);
rectangle('Position',[225 -581.25 18.75 18.75], 'FaceColor',[1 1 1]);
rectangle('Position',[243.75 -581.25 18.75 18.75], 'FaceColor',[1 1 1]);
rectangle('Position',[225 -600 18.75 18.75], 'FaceColor',[0 0 0]);
rectangle('Position',[243.75 -600 18.75 18.75], 'FaceColor',[0 0 0]);
rectangle('Position',[262.5 -581.25 18.75 18.75], 'FaceColor',[1 1 1]);
rectangle('Position',[281.25 -581.25 18.75 18.75], 'FaceColor',[1 1 1]);
rectangle('Position',[262.5 -600 18.75 18.75], 'FaceColor',[0 0 0]);
rectangle('Position',[281.25 -600 18.75 18.75], 'FaceColor',[0 0 0]);
rectangle('Position',[337.5 -318.75 18.75 18.75], 'FaceColor',[0 0 0]);
rectangle('Position',[356.25 -318.75 18.75 18.75], 'FaceColor',[0 0 0]);
rectangle('Position',[337.5 -337.5 18.75 18.75], 'FaceColor',[0 0 0]);
rectangle('Position',[356.25 -337.5 18.75 18.75], 'FaceColor',[1 1 1]);
rectangle('Position',[337.5 -356.25 18.75 18.75], 'FaceColor',[0 0 0]);
rectangle('Position',[356.25 -356.25 18.75 18.75], 'FaceColor',[1 1 1]);
rectangle('Position',[337.5 -375 18.75 18.75], 'FaceColor',[0 0 0]);
rectangle('Position',[356.25 -375 18.75 18.75], 'FaceColor',[1 1 1]);
rectangle('Position',[375 -318.75 18.75 18.75], 'FaceColor',[0 0 0]);
rectangle('Position',[393.75 -318.75 18.75 18.75], 'FaceColor',[1 1 1]);
rectangle('Position',[375 -337.5 18.75 18.75], 'FaceColor',[1 1 1]);
rectangle('Position',[393.75 -337.5 18.75 18.75], 'FaceColor',[1 1 1]);
rectangle('Position',[300 -393.75 18.75 18.75], 'FaceColor',[0 0 0]);
rectangle('Position',[318.75 -393.75 18.75 18.75], 'FaceColor',[0 0 0]);
rectangle('Position',[300 -412.5 18.75 18.75], 'FaceColor',[1 1 1]);
rectangle('Position',[318.75 -412.5 18.75 18.75], 'FaceColor',[1 1 1]);
rectangle('Position',[337.5 -393.75 18.75 18.75], 'FaceColor',[0 0 0]);
rectangle('Position',[356.25 -393.75 18.75 18.75], 'FaceColor',[1 1 1]);
rectangle('Position',[337.5 -412.5 18.75 18.75], 'FaceColor',[1 1 1]);
rectangle('Position',[356.25 -412.5 18.75 18.75], 'FaceColor',[1 1 1]);
rectangle('Position',[525 -318.75 18.75 18.75], 'FaceColor',[1 1 1]);
rectangle('Position',[543.75 -318.75 18.75 18.75], 'FaceColor',[0 0 0]);
rectangle('Position',[525 -337.5 18.75 18.75], 'FaceColor',[1 1 1]);
rectangle('Position',[543.75 -337.5 18.75 18.75], 'FaceColor',[0 0 0]);
rectangle('Position',[562.5 -356.25 18.75 18.75], 'FaceColor',[1 1 1]);
rectangle('Position',[581.25 -356.25 18.75 18.75], 'FaceColor',[0 0 0]);
rectangle('Position',[562.5 -375 18.75 18.75], 'FaceColor',[1 1 1]);
rectangle('Position',[581.25 -375 18.75 18.75], 'FaceColor',[0 0 0]);
rectangle('Position',[562.5 -393.75 18.75 18.75], 'FaceColor',[1 1 1]);
rectangle('Position',[581.25 -393.75 18.75 18.75], 'FaceColor',[0 0 0]);
rectangle('Position',[562.5 -412.5 18.75 18.75], 'FaceColor',[1 1 1]);
rectangle('Position',[581.25 -412.5 18.75 18.75], 'FaceColor',[0 0 0]);
rectangle('Position',[300 -468.75 18.75 18.75], 'FaceColor',[0 0 0]);
rectangle('Position',[318.75 -468.75 18.75 18.75], 'FaceColor',[0 0 0]);
rectangle('Position',[300 -487.5 18.75 18.75], 'FaceColor',[1 1 1]);
rectangle('Position',[318.75 -487.5 18.75 18.75], 'FaceColor',[0 0 0]);
rectangle('Position',[300 -506.25 18.75 18.75], 'FaceColor',[1 1 1]);
rectangle('Position',[318.75 -506.25 18.75 18.75], 'FaceColor',[0 0 0]);
rectangle('Position',[300 -525 18.75 18.75], 'FaceColor',[1 1 1]);
rectangle('Position',[318.75 -525 18.75 18.75], 'FaceColor',[0 0 0]);
rectangle('Position',[375 -506.25 18.75 18.75], 'FaceColor',[1 1 1]);
rectangle('Position',[393.75 -506.25 18.75 18.75], 'FaceColor',[1 1 1]);
rectangle('Position',[375 -525 18.75 18.75], 'FaceColor',[0 0 0]);
rectangle('Position',[393.75 -525 18.75 18.75], 'FaceColor',[0 0 0]);
rectangle('Position',[412.5 -506.25 18.75 18.75], 'FaceColor',[1 1 1]);
rectangle('Position',[431.25 -506.25 18.75 18.75], 'FaceColor',[1 1 1]);
rectangle('Position',[412.5 -525 18.75 18.75], 'FaceColor',[0 0 0]);
rectangle('Position',[431.25 -525 18.75 18.75], 'FaceColor',[1 1 1]);
rectangle('Position',[300 -543.75 18.75 18.75], 'FaceColor',[1 1 1]);
rectangle('Position',[318.75 -543.75 18.75 18.75], 'FaceColor',[0 0 0]);
rectangle('Position',[300 -562.5 18.75 18.75], 'FaceColor',[1 1 1]);
rectangle('Position',[318.75 -562.5 18.75 18.75], 'FaceColor',[0 0 0]);
rectangle('Position',[300 -581.25 18.75 18.75], 'FaceColor',[1 1 1]);
rectangle('Position',[318.75 -581.25 18.75 18.75], 'FaceColor',[0 0 0]);
rectangle('Position',[300 -600 18.75 18.75], 'FaceColor',[0 0 0]);
rectangle('Position',[318.75 -600 18.75 18.75], 'FaceColor',[0 0 0]);
rectangle('Position',[375 -543.75 18.75 18.75], 'FaceColor',[0 0 0]);
rectangle('Position',[393.75 -543.75 18.75 18.75], 'FaceColor',[0 0 0]);
rectangle('Position',[375 -562.5 18.75 18.75], 'FaceColor',[1 1 1]);
rectangle('Position',[393.75 -562.5 18.75 18.75], 'FaceColor',[1 1 1]);
rectangle('Position',[412.5 -543.75 18.75 18.75], 'FaceColor',[0 0 0]);
rectangle('Position',[431.25 -543.75 18.75 18.75], 'FaceColor',[1 1 1]);
rectangle('Position',[412.5 -562.5 18.75 18.75], 'FaceColor',[1 1 1]);
rectangle('Position',[431.25 -562.5 18.75 18.75], 'FaceColor',[1 1 1]);
rectangle('Position',[375 -581.25 18.75 18.75], 'FaceColor',[1 1 1]);
rectangle('Position',[393.75 -581.25 18.75 18.75], 'FaceColor',[1 1 1]);
rectangle('Position',[375 -600 18.75 18.75], 'FaceColor',[0 0 0]);
rectangle('Position',[393.75 -600 18.75 18.75], 'FaceColor',[0 0 0]);
rectangle('Position',[412.5 -581.25 18.75 18.75], 'FaceColor',[1 1 1]);
rectangle('Position',[431.25 -581.25 18.75 18.75], 'FaceColor',[1 1 1]);
rectangle('Position',[412.5 -600 18.75 18.75], 'FaceColor',[0 0 0]);
rectangle('Position',[431.25 -600 18.75 18.75], 'FaceColor',[0 0 0]);
rectangle('Position',[450 -468.75 18.75 18.75], 'FaceColor',[0 0 0]);
rectangle('Position',[468.75 -468.75 18.75 18.75], 'FaceColor',[0 0 0]);
rectangle('Position',[450 -487.5 18.75 18.75], 'FaceColor',[1 1 1]);
rectangle('Position',[468.75 -487.5 18.75 18.75], 'FaceColor',[1 1 1]);
rectangle('Position',[525 -468.75 18.75 18.75], 'FaceColor',[0 0 0]);
rectangle('Position',[543.75 -468.75 18.75 18.75], 'FaceColor',[0 0 0]);
rectangle('Position',[525 -487.5 18.75 18.75], 'FaceColor',[1 1 1]);
rectangle('Position',[543.75 -487.5 18.75 18.75], 'FaceColor',[1 1 1]);
rectangle('Position',[562.5 -468.75 18.75 18.75], 'FaceColor',[0 0 0]);
rectangle('Position',[581.25 -468.75 18.75 18.75], 'FaceColor',[0 0 0]);
rectangle('Position',[562.5 -487.5 18.75 18.75], 'FaceColor',[1 1 1]);
rectangle('Position',[581.25 -487.5 18.75 18.75], 'FaceColor',[0 0 0]);
rectangle('Position',[562.5 -506.25 18.75 18.75], 'FaceColor',[1 1 1]);
rectangle('Position',[581.25 -506.25 18.75 18.75], 'FaceColor',[0 0 0]);
rectangle('Position',[562.5 -525 18.75 18.75], 'FaceColor',[1 1 1]);
rectangle('Position',[581.25 -525 18.75 18.75], 'FaceColor',[0 0 0]);
rectangle('Position',[487.5 -543.75 18.75 18.75], 'FaceColor',[0 0 0]);
rectangle('Position',[506.25 -543.75 18.75 18.75], 'FaceColor',[0 0 0]);
rectangle('Position',[487.5 -562.5 18.75 18.75], 'FaceColor',[1 1 1]);
rectangle('Position',[506.25 -562.5 18.75 18.75], 'FaceColor',[1 1 1]);
rectangle('Position',[450 -581.25 18.75 18.75], 'FaceColor',[1 1 1]);
rectangle('Position',[468.75 -581.25 18.75 18.75], 'FaceColor',[1 1 1]);
rectangle('Position',[450 -600 18.75 18.75], 'FaceColor',[0 0 0]);
rectangle('Position',[468.75 -600 18.75 18.75], 'FaceColor',[0 0 0]);
rectangle('Position',[487.5 -581.25 18.75 18.75], 'FaceColor',[1 1 1]);
rectangle('Position',[506.25 -581.25 18.75 18.75], 'FaceColor',[1 1 1]);
rectangle('Position',[487.5 -600 18.75 18.75], 'FaceColor',[0 0 0]);
rectangle('Position',[506.25 -600 18.75 18.75], 'FaceColor',[0 0 0]);
rectangle('Position',[562.5 -543.75 18.75 18.75], 'FaceColor',[1 1 1]);
rectangle('Position',[581.25 -543.75 18.75 18.75], 'FaceColor',[0 0 0]);
rectangle('Position',[562.5 -562.5 18.75 18.75], 'FaceColor',[1 1 1]);
rectangle('Position',[581.25 -562.5 18.75 18.75], 'FaceColor',[0 0 0]);
rectangle('Position',[525 -581.25 18.75 18.75], 'FaceColor',[1 1 1]);
rectangle('Position',[543.75 -581.25 18.75 18.75], 'FaceColor',[1 1 1]);
rectangle('Position',[525 -600 18.75 18.75], 'FaceColor',[0 0 0]);
rectangle('Position',[543.75 -600 18.75 18.75], 'FaceColor',[0 0 0]);
rectangle('Position',[562.5 -581.25 18.75 18.75], 'FaceColor',[1 1 1]);
rectangle('Position',[581.25 -581.25 18.75 18.75], 'FaceColor',[0 0 0]);
rectangle('Position',[562.5 -600 18.75 18.75], 'FaceColor',[0 0 0]);
rectangle('Position',[581.25 -600 18.75 18.75], 'FaceColor',[0 0 0]);
X=[560,543.75,543.75,515.625,496.875,478.125,459.375,459.375,478.125,496.875,515.625,515.625,515.625,496.875,468.75,431.25,393.75,365.625,346.875,328.125,309.375,281.25,243.75,206.25,178.125,178.125,168.75,131.25,93.75,103.125,103.125,103.125,103.125,93.75,56.25,40];
Y=[-40,-56.25,-93.75,-121.875,-121.875,-121.875,-140.625,-159.375,-178.125,-178.125,-196.875,-215.625,-234.375,-253.125,-281.25,-318.75,-356.25,-384.375,-403.125,-403.125,-403.125,-393.75,-356.25,-318.75,-290.625,-271.875,-243.75,-206.25,-168.75,-140.625,-121.875,-103.125,-84.375,-56.25,-56.25,-40];
hold on;
plot(X,Y,'r');
legend('2036.49','Location','southoutside');
